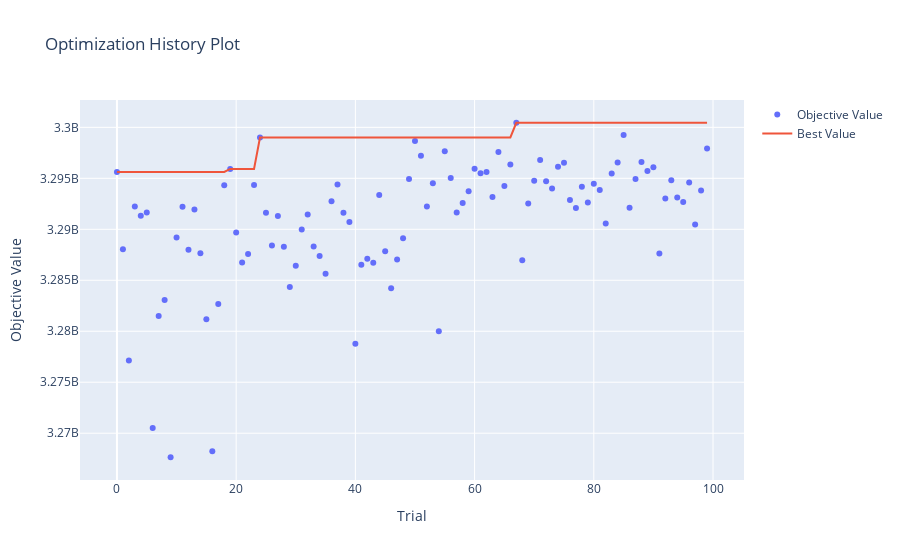

Notebook source saved alongside this figure:
### Markdown cell above
Analizamos los resultados as usual

### Code cell
optuna.visualization.plot_optimization_history(study)
